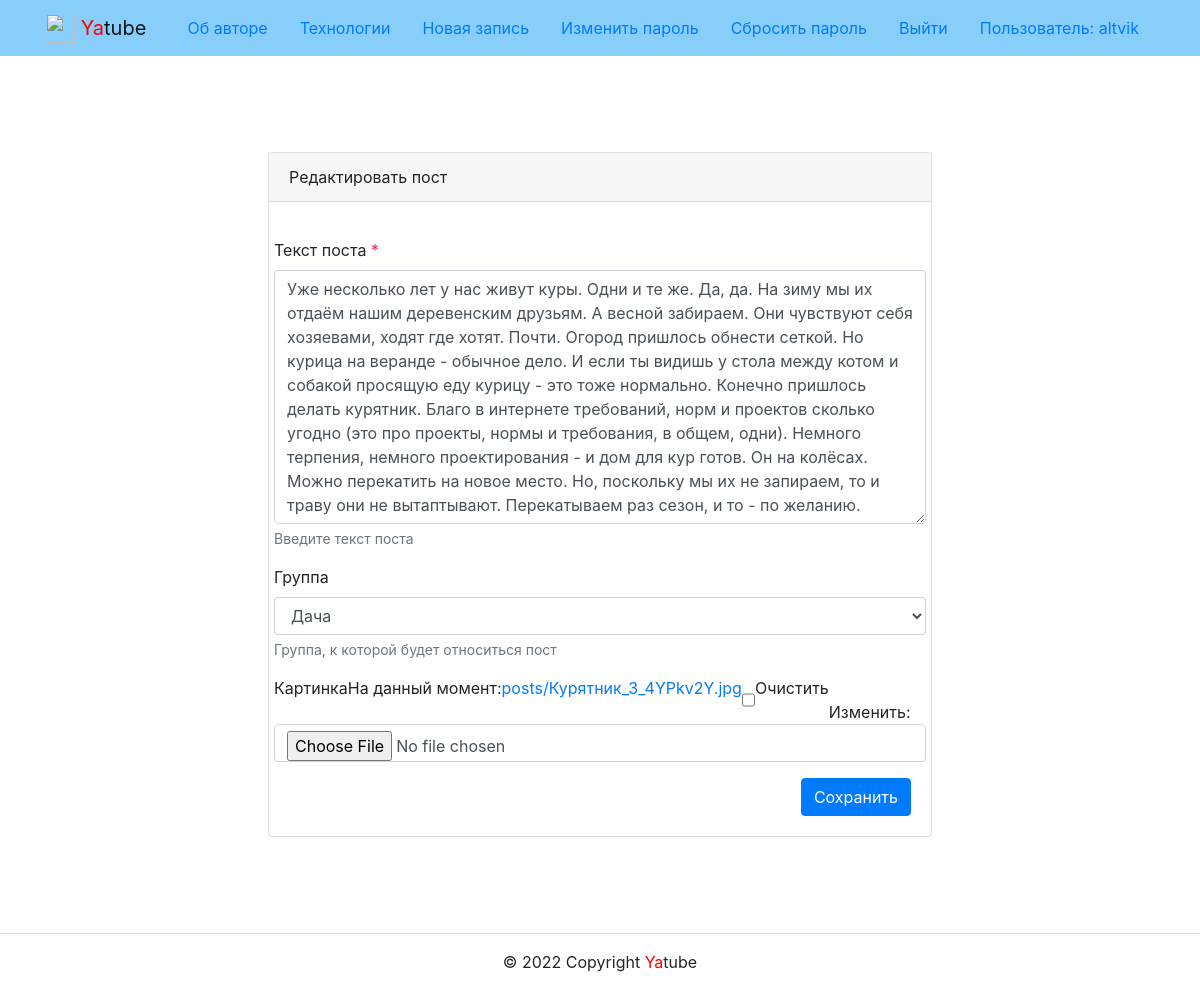
Page /posts/54/edit/ (signed in) on the committed database.
### posts/models.py (models this page shows, shortened)
class Post(models.Model):
    RELATED_NAME = 'posts'
    text = models.TextField(
        'Текст поста',
        help_text='Введите текст поста',
        blank=False,
        null=False,
    )
    pub_date = models.DateTimeField(
        'Дата публикации',
        auto_now_add=True,
        db_index=True,
    )
    author = models.ForeignKey(
        User,
        on_delete=models.CASCADE,
        blank=False,
        null=False,
        related_name=RELATED_NAME,
        verbose_name='Автор',
    )
    group = models.ForeignKey(
        Group,
        on_delete=models.SET_NULL,
        blank=True,
        null=True,
        related_name=RELATED_NAME,
        verbose_name='Группа',
        help_text='Группа, к которой будет относиться пост',
    )
    image = models.ImageField(
        'Картинка',
        upload_to='posts/',
        blank=True
    )
    class Meta:
        ordering = ('-pub_date',)
        verbose_name = 'Пост'
        verbose_name_plural = 'Посты'

### posts/views.py (the view)
# urls.py: path('posts/<int:post_id>/edit/', views.post_edit, name='post_edit'),
@login_required(login_url='/')
def post_edit(request, post_id):
    post = Post.objects.select_related('author').get(id=post_id)
    if request.user != post.author:
        return redirect('posts:post_detail', post_id=post_id)
    form = PostForm(
        request.POST or None,
        files=request.FILES or None,
        instance=post
    )
    if form.is_valid():
        form.save()
        return redirect('posts:post_detail', post_id)
    context = {
        'form': form,
        'is_edit': True,
        'title': 'Редактировать пост',
    }
    return render(request, 'posts/create_post.html', context)

### posts/forms.py
class PostForm(forms.ModelForm):
    class Meta:
        model = Post
        fields = ('text', 'group', 'image')

### core/context_processors/year.py (called while the page is built)
def year(request):
    return {
        'year': datetime.now().year
    }

### core/templatetags/user_filters.py (called while the page is built)
@register.filter
def addclass(field, css):
    return field.as_widget(attrs={'class': css})

### posts/models.py (called while the page is built)
    def __str__(self):
        return self.title

### templates/posts/create_post.html (shortened to what this page needs)
{% extends "users_base.html" %}
{% block card_header %}{{ title }}{% endblock card_header %}
{% block card_body %}
  <form
    method="post"
    enctype="multipart/form-data"
    action=
      {% if is_edit %}
        "{% url 'posts:post_edit' form.instance.id %}"
      {% else %}
        "{% url 'posts:post_create' %}"
      {% endif %}>
    {% include 'users/includes/form_fields.html'  %}
    <div class="d-flex justify-content-end">
      <button type="submit" class="btn btn-primary">
        {% if is_edit %}
          Сохранить
        {% else %}
          Добавить
        {% endif %}
      </button>
    </div>
  </form>
{% endblock card_body %}

### templates/includes/header.html (shortened to what this page needs)
{% load static %}
<nav class="navbar navbar-light" style="background-color: lightskyblue">
  <div class="container">
    <a class="navbar-brand" href="{% url 'posts:index' %}">
      <img
        src="{% static 'img/logo.png' %}"
        width="30"
        height="30"
        class="d-inline-block align-top"
        alt=""
      >
      <span style="color:red">Ya</span>tube
    </a>
    <ul class="nav nav-pills">
      {% with request.resolver_match.view_name as view_name %}
        <li class="nav-item">
          <a class="nav-link
            {% if view_name  == 'about:author' %}active{% endif %}"
            href="{% url 'about:author' %}"
          >
            Об авторе
          </a>
        </li>
        <li class="nav-item">
          <a class="nav-link
            {% if view_name  == 'about:tech' %}active{% endif %}"
            href="{% url 'about:tech' %}"
          >
            Технологии
          </a>
        </li>
        {% if user.is_authenticated %}
          <li class="nav-item">
            <a class="nav-link link-light
              {% if view_name  == 'posts:post_create' %}active{% endif %}"
              href="{% url 'posts:post_create' %}"
            >
              Новая запись
            </a>
          </li>
          <li class="nav-item">
            <a class="nav-link link-light
              {% if view_name  == 'auth:password_change' %}active{% endif %}"
              href="{% url 'auth:password_change' %}"
            >
              Изменить пароль
            </a>
          </li>
          <li class="nav-item">
            <a class="nav-link link-light
              {% if view_name  == 'auth:password_reset' %}active{% endif %}"
              href="{% url 'auth:password_reset' %}"
            >
              Сбросить пароль
            </a>
          </li>
          <li class="nav-item">
            <a class="nav-link link-light
              {% if view_name  == 'auth:logout' %}active{% endif %}"
              href="{% url 'auth:logout' %}"
            >
              Выйти
            </a>
          </li>
          <li class="nav-item">
            <a class="nav-link link-dark" href="">
              Пользователь: {{ user.username }}
            </a>
          </li>
        {% endif %}
      {% endwith %}
    </ul>
  </div>
</nav>

### templates/users/includes/form_fields.html
{% load user_filters %}
{% load thumbnail %}
{% for field in form %}
  <div class="form-group row my-3">
    <label for="{{ field.id_for_label }}">
      {{ field.label }}
        {% if field.field.required %}
          <span class="required text-danger">*</span>
        {% endif %}
    </label>
    {{ field|addclass:'form-control' }}
    {% if field.help_text %}
      <small
        id="{{ field.id_for_label }}-help"
        class="form-text text-muted">
        {{ field.help_text|safe }}
      </small>
    {% endif %}
  </div>
{% endfor %}

### rows in the picture
Post: form "Уже несколько лет у нас живут куры. Одни и те же. Да, да. На зиму мы их отдаём нашим деревенским друзьям. А весной забираем. Они чувствуют себя хозяевами, ходят где хотят. Почти. Огород пришлось обнести сеткой. Но курица на веранде - обычное дело. И если ты видишь у стола между котом и собакой просящую еду курицу - это тоже нормально. Конечно пришлось делать курятник. Благо в интернете требований, норм и проектов сколько угодно (это про проекты, нормы и требования, в общем, одни). Немного терпения, немного проектирования - и дом для кур готов. Он на колёсах. Можно перекатить на новое место. Но, поскольку мы их не запираем, то и траву они не вытаптывают. Перекатываем раз сезон, и то - по…" "Дача"

### other values in the picture
{{ user.username }} "altvik"
{{ title }} "Редактировать пост"
{{ field.label }} "Текст поста" "Группа" "Картинка"
{{ field.help_text|safe }} "Введите текст поста" "Группа, к которой будет относиться пост"
